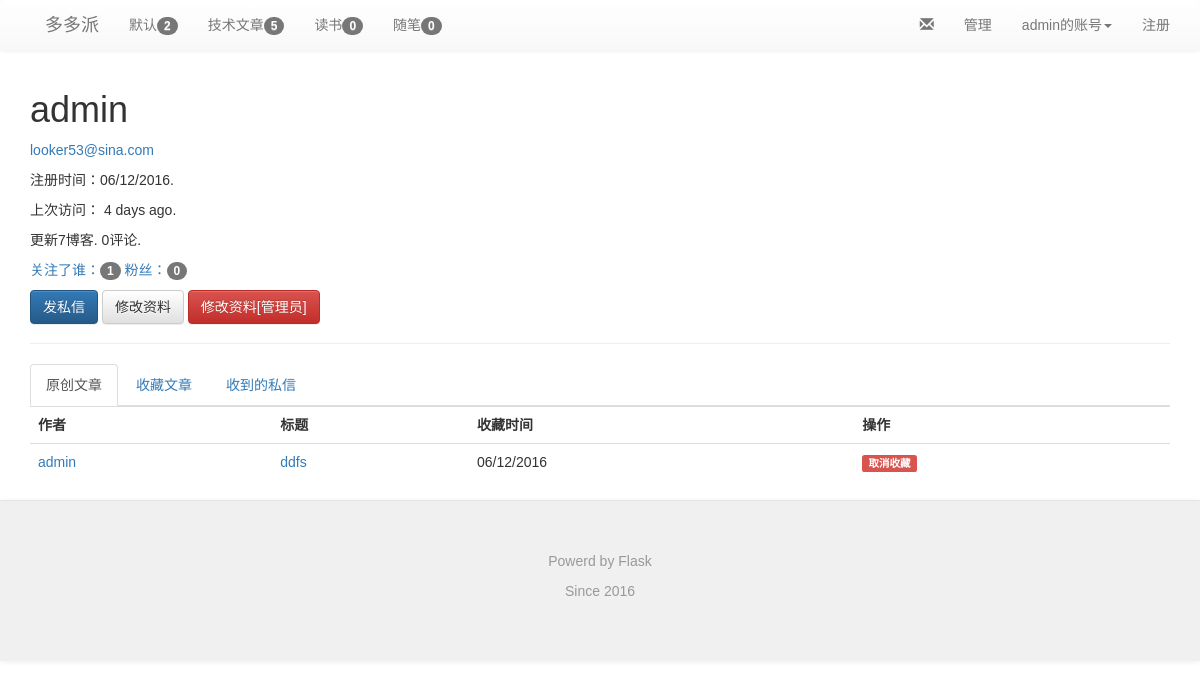
/profile/admin/starposts (signed in), run on the app's committed database.
### app/models.py (models this page shows, shortened)
class Category(db.Model):
    __tablename__ = 'categories'
    id = db.Column(db.Integer,primary_key=True)
    name = db.Column(db.String(64),unique=True)
    posts = db.relationship('Post',backref='category',lazy='dynamic')

class User(UserMixin, db.Model):
    __tablename__ = 'users'
    id = db.Column(db.Integer, primary_key=True)
    email = db.Column(db.String(64), unique=True, index=True)
    username = db.Column(db.String(64), unique=True, index=True)
    role_id = db.Column(db.Integer, db.ForeignKey('roles.id'))
    password_hash = db.Column(db.String(128))
    confirmed = db.Column(db.Boolean, default=False)
    name = db.Column(db.String(64))
    location = db.Column(db.String(64))
    about_me = db.Column(db.Text())
    member_since = db.Column(db.DateTime(), default=datetime.utcnow)
    last_seen = db.Column(db.DateTime(), default=datetime.utcnow)
    posts = db.relationship('Post',backref='author',lazy='dynamic')
    followed = db.relationship('Follow',
                               foreign_keys=[Follow.follower_id],
                               backref=db.backref('follower',lazy='joined'),
                               lazy='dynamic',cascade='all,delete-orphan')
    followers = db.relationship('Follow',
                                foreign_keys=[Follow.followed_id],
                                backref=db.backref('followed',lazy='joined'),
                                lazy='dynamic',cascade='all,delete-orphan')
    sendto = db.relationship('Message',
                             foreign_keys=[Message.sendto_id],
                             backref=db.backref('sendto',lazy='joined'),
                             lazy='dynamic',cascade='all,delete-orphan'
                             )
    author = db.relationship('Message',
                             foreign_keys=[Message.author_id],
                             backref=db.backref('author',lazy='joined'),
                             lazy='dynamic',cascade='all,delete-orphan'
                             )
    comments = db.relationship('Comment',backref='author',lazy='dynamic')
    starposts = db.relationship('Post',secondary='stars',backref=db.backref('stared',lazy='joined'),lazy='joined')
    @property
    def password(self):
        raise AttributeError('password is not a readable attribute')
    def can(self, permissions):
        return self.role is not None and \
            (self.role.permissions & permissions) == permissions
    def is_administrator(self):
        return self.can(Permission.ADMINISTER)
    def ping(self):
        self.last_seen = datetime.utcnow()
        db.session.add(self)
    def unread_message(self):
        num = self.sendto.count()
        total = 0
        for i in range(0,num):
            if self.sendto[i].confirmed == False:
                total += 1
        return total
    def star_timestamp(self,post):
        star_one = Star.query.filter_by(user_id=self.id,post_id=post.id).first()
        return star_one.timestamp

class Post(db.Model):
    __tablename__ = 'posts'
    id = db.Column(db.Integer,primary_key=True)
    title = db.Column(db.Text(128))
    body = db.Column(db.Text)
    body_html = db.Column(db.Text)
    timestamp = db.Column(db.DateTime,index=True,default=datetime.utcnow)
    auth_id = db.Column(db.Integer,db.ForeignKey('users.id'))
    category_id = db.Column(db.Integer,db.ForeignKey('categories.id'))
    comments = db.relationship('Comment',backref='post',lazy='dynamic')
    visits = db.Column(db.Integer,nullable=False,default=int(10))

class Star(db.Model):
    __tablename__ = "stars"
    id = db.Column(db.Integer,primary_key=True)
    user_id = db.Column(db.Integer,db.ForeignKey('users.id'))
    post_id = db.Column(db.Integer,db.ForeignKey('posts.id'))
    timestamp = db.Column(db.DateTime,default=datetime.utcnow)

### app/main/views.py (the view)
@main.route('/profile/<username>/starposts')
@login_required
def starposts(username):
    user = User.query.filter_by(username=username).first()
    if user is None:
        flash('用户不存在')
        return redirect(url_for('.index'))
    starpost = user.starposts
    return render_template('starposts.html', user=user, title="收藏的文章",
                           posts=starpost)

### app/auth/views.py (called while the page is built)
@auth.before_app_request
def before_request():
    if current_user.is_authenticated:
        current_user.ping()
        if not current_user.confirmed \
            and request.endpoint[:5] != 'auth.' \
            and request.endpoint != 'static':
            return redirect(url_for('auth.unconfirmed'))

### app/main/__init__.py (called while the page is built)
@main.app_context_processor
def inject_permission():
    return dict(Permission=Permission)

### app/main/views.py (called while the page is built)
@main.before_app_request
def before_request(): #定义全局变量
    g.categories=Category.query.all()
    g.hotpost = Post.query.order_by(Post.visits.desc()).all()

@main.after_app_request
def after_request(response):
    for query in get_debug_queries():
        if query.duration >= current_app.config['FLASKY_SLOW_DB_QUERY_TIME']:
            current_app.logger.warning(
                'Slow query:%s\nParameters: %s\nDuration: %fs\nContext: %s\n'
                %(query.statement,query.parameters,query.duration,query.context)
            )
    return response

### app/models.py (called while the page is built)
@login_manager.user_loader
def load_user(user_id):
    return User.query.get(int(user_id))

### app/templates/starposts.html (shortened to what this page needs)
{% extends "base.html" %}
{% import "_macros.html" as macros %}
{% block page_content %}
{% include '_userbase.html' %}
<div class="row">
 <div class="col-xs-12">
    <div class="box-body table-responsive no-padding">
      <table class="table table-hover">
        <tr>
          <th>作者</th>
          <th>标题</th>
          <th>收藏时间</th>
          <th>操作</th>
        </tr>
        {% for post in posts %}
        <tr>
          <td><a href="{{ url_for('.profile', username=post.author.username) }}">{{ post.author.username }}</a></td>
          <td><a href="{{ url_for('.post', id=post.id) }}">{{ post.title }}</a></td>
          <td>{{ moment(user.star_timestamp(post)).format('L') }}</td>
          <td>
          {% if current_user == user %}
          <a href="{{ url_for('.unstar', id=post.id,) }}" class="label label-danger">
              取消收藏
              </a>
          {% else %}
          <a href="#" class="label label-default">
              无权限
              </a>
          {% endif %}
          </td>
        </tr>
        {% endfor %}
      </table>
    </div>
</div>
</div>
{% endblock %}

### app/templates/base.html (shortened to what this page needs)
{% extends "bootstrap/base.html" %}
{% block head %}
{{ super() }}
<link rel="stylesheet" type="text/css" href="{{ url_for('static', filename='css/bootstrap.css') }}">
<link rel="stylesheet" type="text/css" href="{{ url_for('static', filename='css/bootstrap.min.css') }}">
<link rel="stylesheet" type="text/css" href="{{ url_for('static', filename='css/bootstrap-theme.css') }}">
<link rel="stylesheet" type="text/css" href="{{ url_for('static', filename='css/bootstrap-theme.min.css') }}">
<link rel="stylesheet" type="text/css" href="{{ url_for('static', filename='styles.css') }}">
{% endblock %}
{% block navbar %}
<div class="nav navbar-default">
    <div class="container">
        <div class="navbar-header">
            <a class="navbar-brand" href="/">多多派</a>
        </div>
            <ul class="nav navbar-nav">
            {% for category in g.categories %}
                <li><a href="{{ url_for('main.category',id=category.id)}}">{{category.name}}<span class="badge">{{category.posts.count()}}</span></a></li>
            {% endfor %}
            </ul>
            <ul class="nav navbar-nav navbar-right">
                <li><a href="{{url_for('auth.register')}}">注册</a></li>
            </ul>
            <ul class="nav navbar-nav navbar-right">
                {% if current_user.is_authenticated %}
                <li class="dropdown">
                    <a href="#" class="dropdown-toggle" data-toggle="dropdown">{{current_user.username}}的账号<b class="caret"></b></a>
                </li>
                {% else %}
                <li><a href="{{ url_for('auth.login') }}">登录</a></li>
                {% endif %}
             </ul>
            {% if current_user.can(Permission.MODERATE_COMMENTS) %}
            <ul class="nav navbar-nav navbar-right">
                <li><a href="{{ url_for('main.showmessages',username=current_user.username) }}">
                    <i class="glyphicon glyphicon-envelope" aria-hidden="true"></i>
                </a></li>
                <li><a href="{{ url_for('main.moderate') }}">管理</a></li>
            </ul>
            {% endif %}
        </div>
   </div>
{% endblock %}
{% block content %}
<div class="container">
    {% block page_content %}{% endblock %}
</div>
<div class="nav navbar-default">
  <footer class="blog-footer">
      <p>Powerd by Flask</p>
      <p>Since 2016</p>
  </footer>
</div>
{% endblock %}

### app/templates/_userbase.html (shortened to what this page needs)
<div class="page-header">
    <h1>{{ user.username }}</h1>
    {% if current_user.is_administrator() %}
    <p><a href="mailto:{{ user.email }}">{{ user.email }}</a></p>
    {% endif %}
    <p>注册时间：{{ moment(user.member_since).format('L') }}.</p>
    <p>上次访问： {{ moment(user.last_seen).fromNow() }}.</p>
    <p>更新{{ user.posts.count() }}博客. {{ user.comments.count() }}评论.</p>
    <p>
        <a href="{{ url_for('.followers',username=user.username) }}">关注了谁：<span class="badge">{{ user.followers.count()}}</span> </a>
        <a href="{{ url_for('.followed_by',username=user.username) }}">粉丝：<span class="badge">{{ user.followed.count()-1}}</span> </a>
    </p>
    <p>
        <a class="btn btn-primary" href="{{ url_for('.send_message',username=user.username) }}">发私信</a>
        {% if user == current_user %}
        <a class="btn btn-default" href="{{ url_for('main.edit_profile') }}">修改资料</a>
        {% endif %}
        {% if current_user.is_administrator() %}
        <a class="btn btn-danger" href="{{ url_for('main.edit_profile_admin',id=user.id) }}">修改资料[管理员]</a>
        {% endif %}
    </p>
</div>
<div class="post-tabs">
    <ul class="nav nav-tabs tabs-primary">
        {% if current_user.is_authenticated %}
        <li class="active"><a href="{{ url_for('.profile',username=user.username)}}">原创文章</a></li>
        <li class=""><a href="{{ url_for('.starposts',username=user.username) }}">收藏文章</a></li>
        <li class=""><a href="{{ url_for('.showmessages',username=user.username) }}">收到的私信</a></li>
        {% endif %}
    </ul>
</div>

### app/static/styles.css (style rules this page uses)
body,button, input, select, textarea,h1 ,h2, h3, h4, h5, h6 { font-family: Microsoft YaHei , Tahoma, Helvetica, Arial, "\5b8b\4f53"; }
div.post-tabs { margin-top: 16px; }
footer.blog-footer { padding: 50px; color: #999; text-align: center; background-color: #f0f0f0; border-top: 1px solid #e5e5e5; }

### data on the page
Category: name "默认", posts.count "2"
Category: name "技术文章", posts.count "5"
Category: name "读书", posts.count "0"
Category: name "随笔", posts.count "0"
User: username "admin", email "looker53@sina.com", member_since "06/12/2016", last_seen "4 days ago"
Post: author.username "admin", title "ddfs"
Star: timestamp "06/12/2016"

### other printed values
{{ user.posts.count() }} "7"
{{ user.comments.count() }} "0"
{{ user.followers.count() }} "1"
{{ user.followed.count()-1 }} "0"
